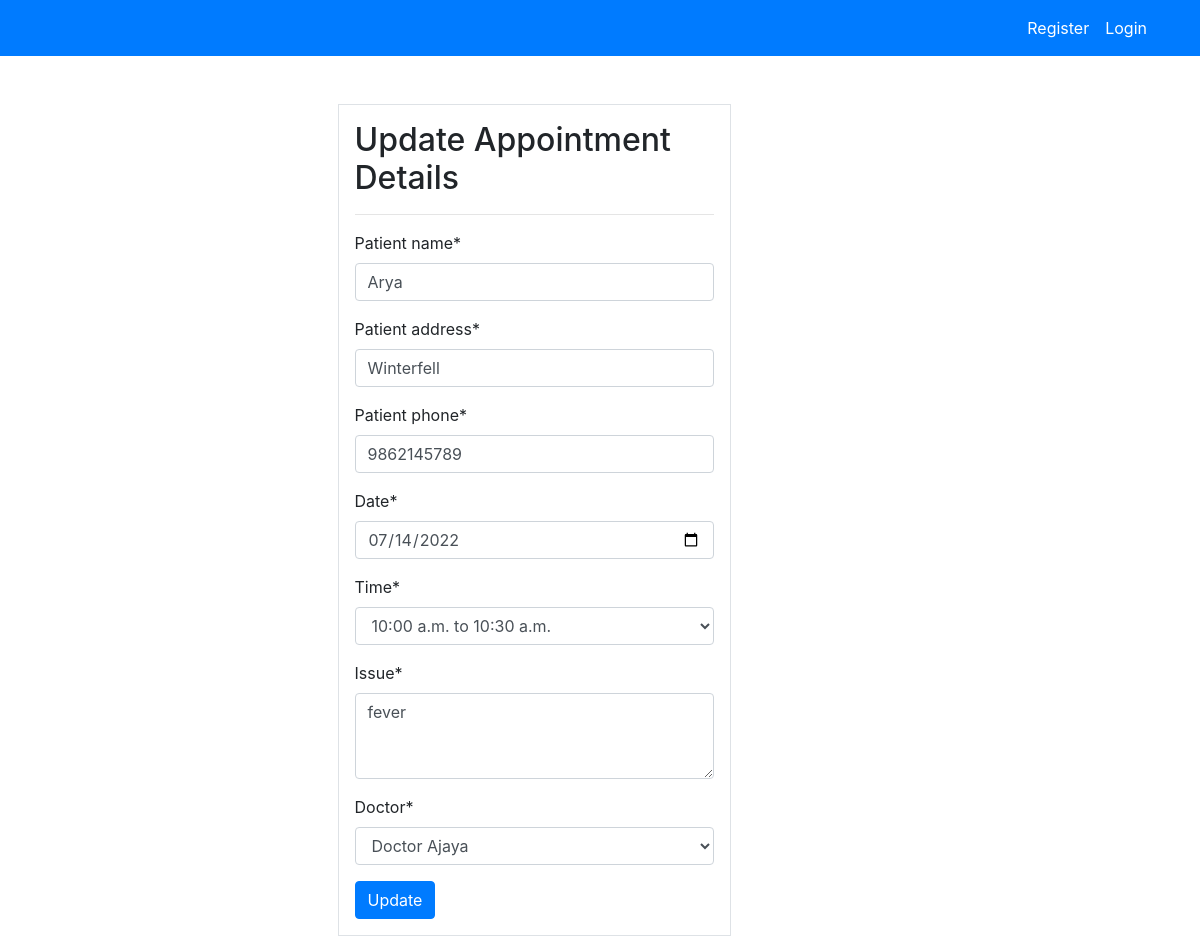
/appointment-update/8, run on the app's committed database.
### booking_app/models.py (models this page shows, shortened)
class Appointment(models.Model):
    patient_name = models.CharField(max_length=70)
    patient_address = models.CharField(max_length=70)
    patient_phone = models.PositiveIntegerField()
    date = models.DateField()
    time = models.CharField(max_length=100, choices=BOOKING_TIME)
    issue = models.CharField(max_length=100)
    doctor = models.ForeignKey(Doctor, on_delete=models.CASCADE)
    class Meta:
        verbose_name_plural = 'Appointment'

### booking_app/views.py (the view)
# urls.py: path('appointment-update/<int:pk>', views.appointment_update, name='appointment_update'),
def appointment_update(request, pk):
    appointment = Appointment.objects.get(id=pk)
    if request.method == 'POST':
        form = AppointmentUpdateForm(request.POST, instance=appointment)
        if form.is_valid():
            form.save()
            return redirect('receptionist_dashboard')
    else:
        form = AppointmentUpdateForm(instance=appointment)
    context = {
        'form': form,
    }
    return render(request, 'appointment_update.html', context)

### booking_app/forms.py (shortened to what this page needs)
class AppointmentUpdateForm(forms.ModelForm):
    date = forms.DateField(widget=forms.TextInput(attrs={'class': 'form-control', 'type': 'date'}))
    class Meta:
        model = Appointment
        fields = ['patient_name', 'patient_address', 'patient_phone', 'date', 'time', 'issue', 'doctor' ]
        widgets = {
            'issue': forms.Textarea(attrs={'rows': 3}),
        }

### booking_app/models.py (called while the page is built)
    def __str__(self):
        return f"Doctor {self.first_name} "

### templates/appointment_update.html (shortened to what this page needs)
{% extends 'base.html' %}
{% block content %}
{% load crispy_forms_tags %}
{% include 'nav_recep.html' %}
<div class="container">
    <div class="row offset-md-3 mt-5">
        <div class="col-md-6">
            <div class="border p-3">
                <h2>Update Appointment Details</h2>
                <hr>
                <form method="POST">
                    {{ form|crispy }}
                    <button class="btn btn-primary">Update</button>
                </form>
            </div>
        </div>
    </div>
</div>
{% endblock %}

### data on the page
Appointment: patient_name "Arya", patient_address "Winterfell", patient_phone "9862145789", date "07/14/2022", time "10:00 a.m. to 10:30 a.m.", issue "fever", doctor "Doctor Ajaya"
